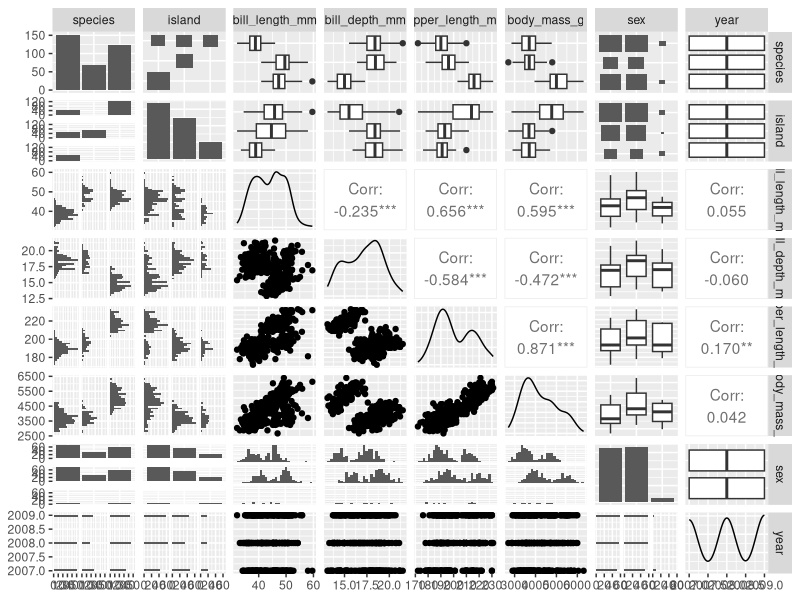
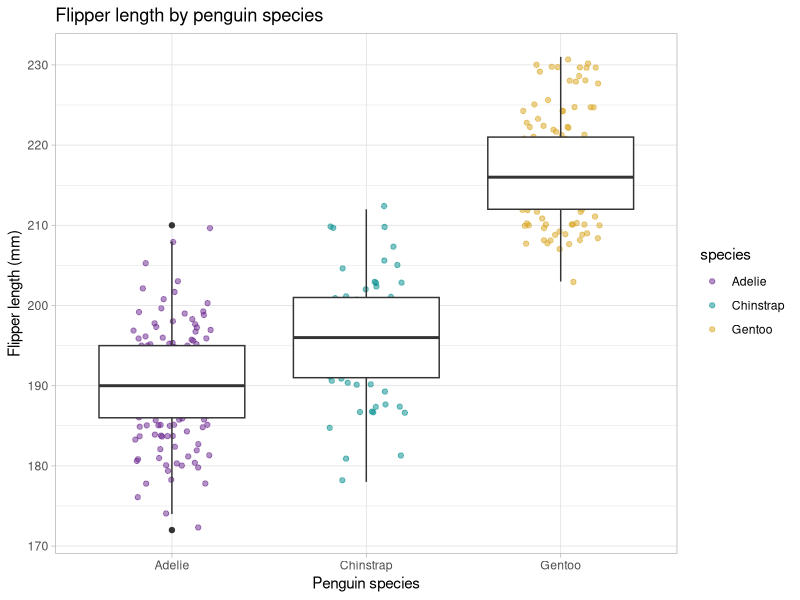
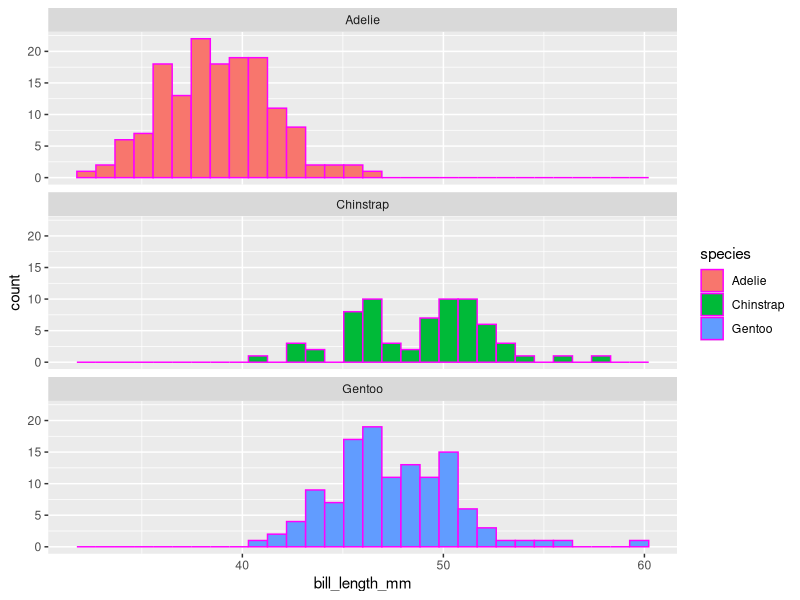

The R source for these figures, in order:
## ---- chunk 1
#| warning: false
#| echo: false

library(tidyverse)
library(palmerpenguins)
library(GGally)
library(skimr)
## ---- chunk 2
view(penguins)
## ---- chunk 3
#| include: false

#Tell me the column names
names(penguins)

dim(penguins)
head(penguins)
tail(penguins)
## ---- chunk 4
skim(penguins)
## ---- chunk 5
#| warning: false
GGally::ggpairs(penguins)
## ---- chunk 6
ggplot(data = penguins, aes(x = species, y = flipper_length_mm)) +
    geom_jitter(width = 0.2,
                alpha = 0.5,
                aes(color = species)) +
  geom_boxplot() +
  theme_light() +
  scale_color_manual(values = c("darkorchid4", "cyan4", "goldenrod")) +
  labs(x = "Penguin species",
       y = "Flipper length (mm)",
       title = "Flipper length by penguin species")
## ---- chunk 7
ggplot(data = penguins, aes(x= bill_length_mm)) +
  geom_histogram(aes(fill = species), color = "magenta") + 
  facet_wrap(~species, ncol = 1)
